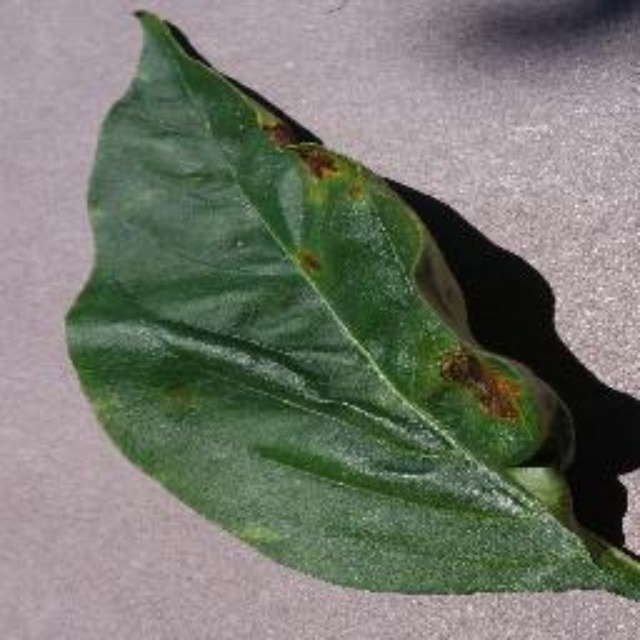
#> input picture data/test/images/Pepper__bell___Bacterial_spot_5640520e-087c-41ae-b462-c30d8aa51aab___JR_B.Spot 8914.jpg, 640 x 640 px
$ python -i data_augmentation.py   (imports and definitions only)
#> lines starting #> are read from the running program, lines starting #| are printed output that depends on the picture
"""
식물 질병 판별을 위한 데이터 전처리 및 증강 파이프라인
"""

import cv2
import numpy as np
import albumentations as A
from albumentations.pytorch import ToTensorV2
import matplotlib.pyplot as plt
from pathlib import Path
import json
import random
from typing import List, Tuple, Dict, Any
import os


class PlantDiseaseAugmentation:
    """식물 질병 데이터 증강 클래스"""

    def __init__(self, img_size=640):
        self.img_size = img_size
        self.setup_transforms()

    # [323 lines left out: functions setup_transforms, apply_transform, create_mosaic, mixup, cutmix, _is_bbox_in_cut_region and 2 more, not called in this run]


class DataPreprocessor:
    """데이터 전처리 클래스"""

    def __init__(self, img_size=640):
        self.img_size = img_size

    # [6 lines left out: function resize_image, not called in this run]

    def normalize_image(self, image):
        """이미지 정규화"""
        return image.astype(np.float32) / 255.0

    def denormalize_image(self, image):
        """정규화 해제"""
        return (image * 255).astype(np.uint8)

    def adjust_brightness_contrast(self, image, brightness=0, contrast=1.0):
        """밝기 및 대비 조정"""
        return cv2.convertScaleAbs(image, alpha=contrast, beta=brightness)

    def apply_clahe(self, image, clip_limit=2.0, tile_grid_size=(8, 8)):
        """CLAHE (Contrast Limited Adaptive Histogram Equalization) 적용"""
#> called with clip_limit = 2, tile_grid_size = (8, 8)
        lab = cv2.cvtColor(image, cv2.COLOR_RGB2LAB)
#> lab: shape (640, 640, 3); mean of channels 0, 1, 2 124.4, 124.1, 133.9
        l, a, b = cv2.split(lab)
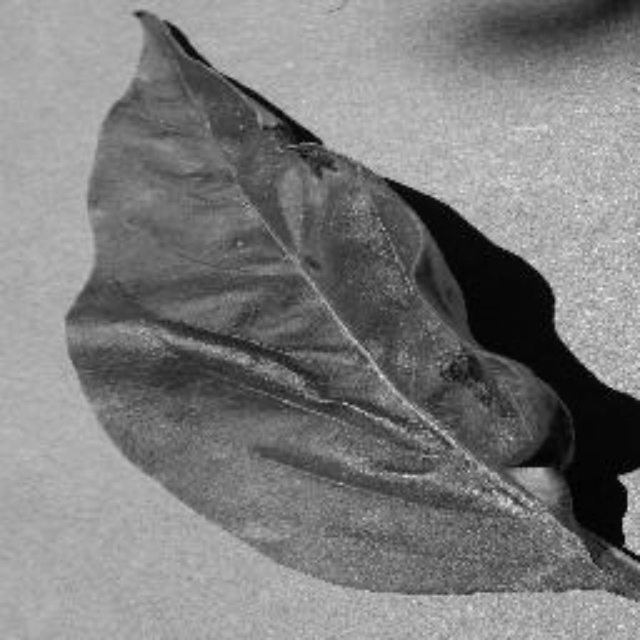
#> l: shape (640, 640); min 0, max 241, mean 124.4
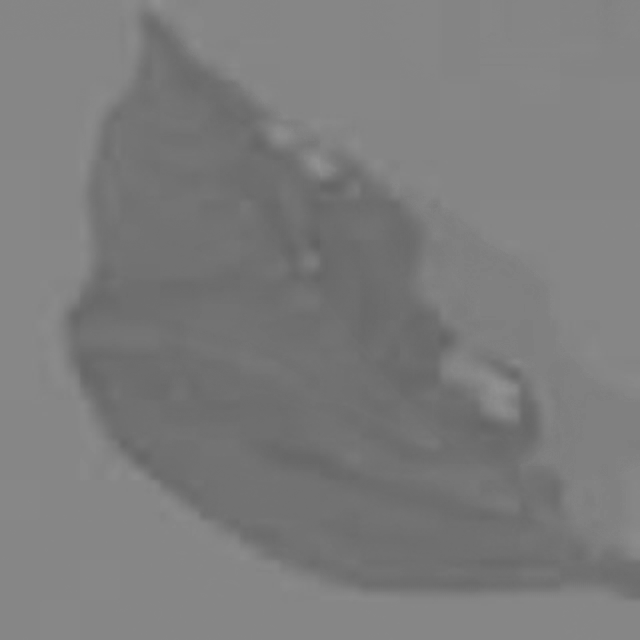
#> a: shape (640, 640); min 98, max 146, mean 124.1
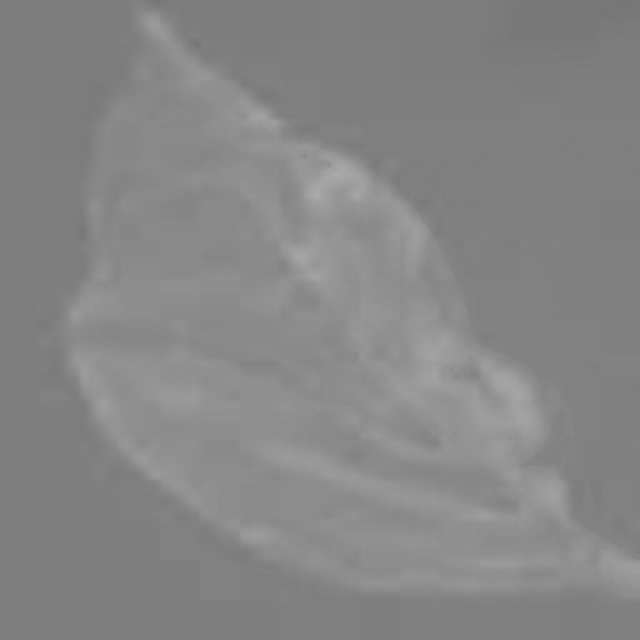
#> b: shape (640, 640); min 118, max 170, mean 133.9

        clahe = cv2.createCLAHE(clipLimit=clip_limit, tileGridSize=tile_grid_size)
        l = clahe.apply(l)
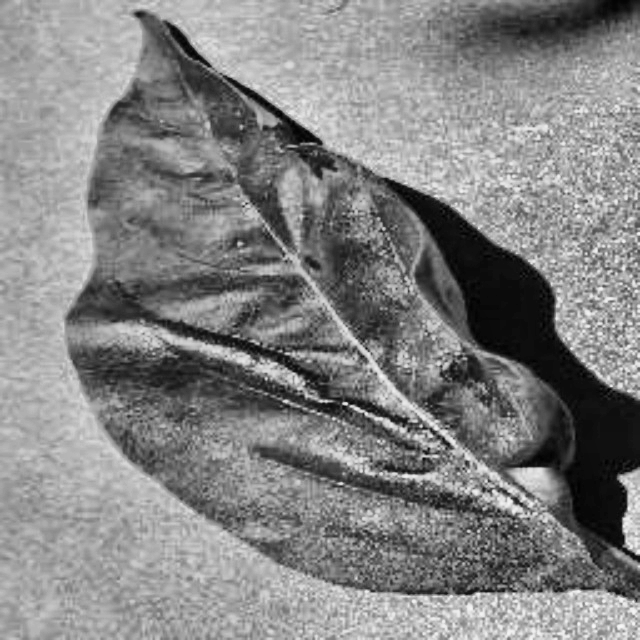
#> l: shape (640, 640); min 1, max 248, mean 131.8

        lab = cv2.merge([l, a, b])
#> lab: shape (640, 640, 3); mean of channels 0, 1, 2 131.8, 124.1, 133.9
        return cv2.cvtColor(lab, cv2.COLOR_LAB2RGB)
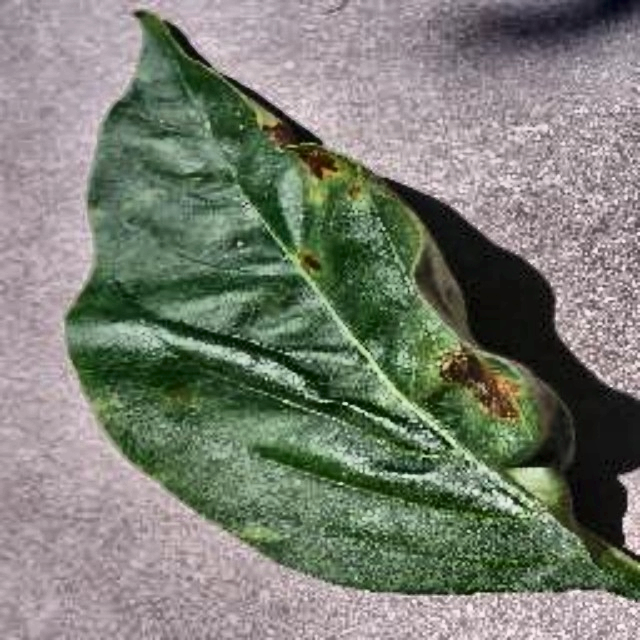
#> returned value: shape (640, 640, 3); mean R, G, B 122.2, 126.6, 115.5

    # [44 lines left out: functions remove_background, create_augmentation_pipeline, not called in this run]


# [22 lines not run here, left out]

>>> import cv2
>>> picture = cv2.cvtColor(cv2.imread('data/test/images/Pepper__bell___Bacterial_spot_5640520e-087c-41ae-b462-c30d8aa51aab___JR_B.Spot 8914.jpg'), cv2.COLOR_BGR2RGB)
>>> result = DataPreprocessor().apply_clahe(picture)

$ run again, on data/test/images/Pepper__bell___Bacterial_spot_a9770664-3c9c-46ed-808d-5aa7a87a5c1b___NREC_B.Spot 9065.jpg
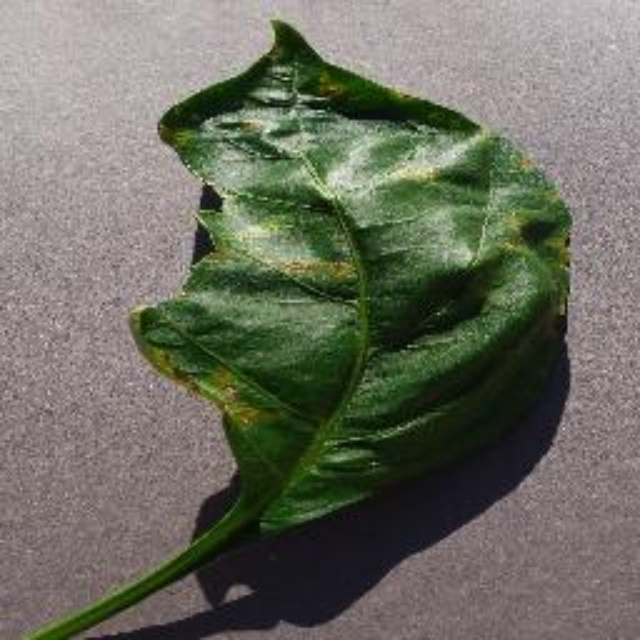
#> input picture data/test/images/Pepper__bell___Bacterial_spot_a9770664-3c9c-46ed-808d-5aa7a87a5c1b___NREC_B.Spot 9065.jpg, 640 x 640 px
#> in apply_clahe, `l, a, b = cv2.split(lab)`:
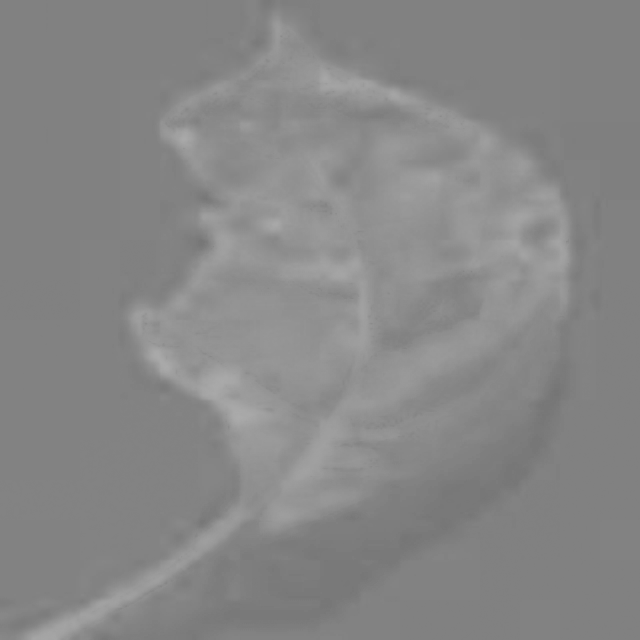
#> b: shape (640, 640); min 117, max 171, mean 134.9
#> in apply_clahe, `return cv2.cvtColor(lab, cv2.COLOR_LAB2RGB)`:
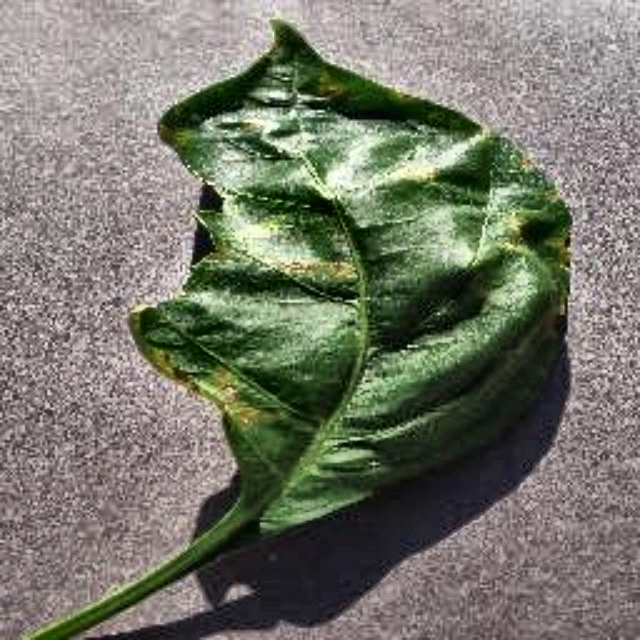
#> returned value: shape (640, 640, 3); mean R, G, B 117.3, 118.7, 106.1

$ run again, on data/test/images/Pepper__bell___Bacterial_spot_b9e58d0f-1b01-43b0-8c50-154b12f5a5f1___JR_B.Spot 8983.jpg
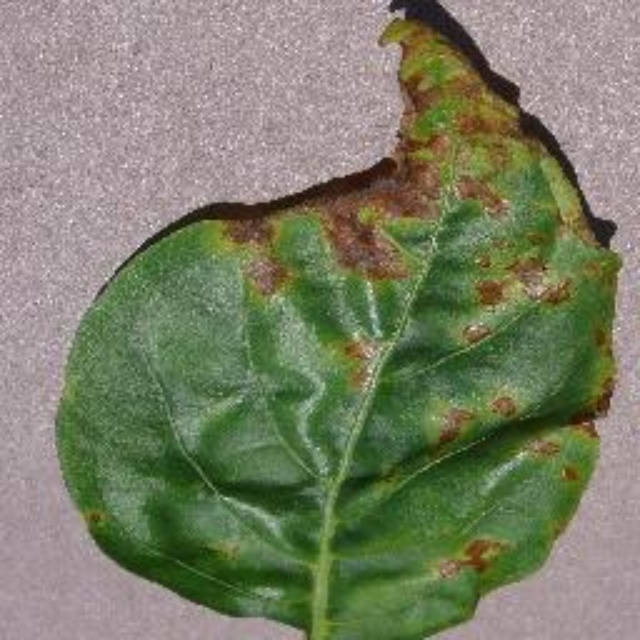
#> input picture data/test/images/Pepper__bell___Bacterial_spot_b9e58d0f-1b01-43b0-8c50-154b12f5a5f1___JR_B.Spot 8983.jpg, 640 x 640 px
#> in apply_clahe, `l = clahe.apply(l)`:
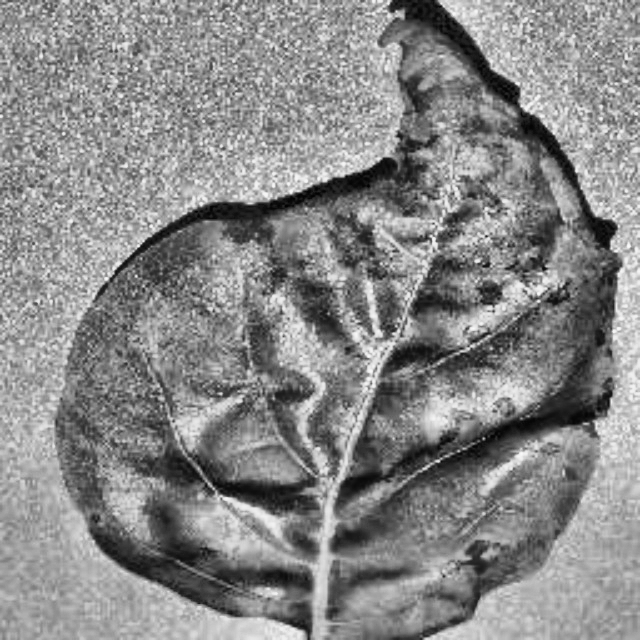
#> l: shape (640, 640); min 2, max 250, mean 136.3
#> in apply_clahe, `return cv2.cvtColor(lab, cv2.COLOR_LAB2RGB)`:
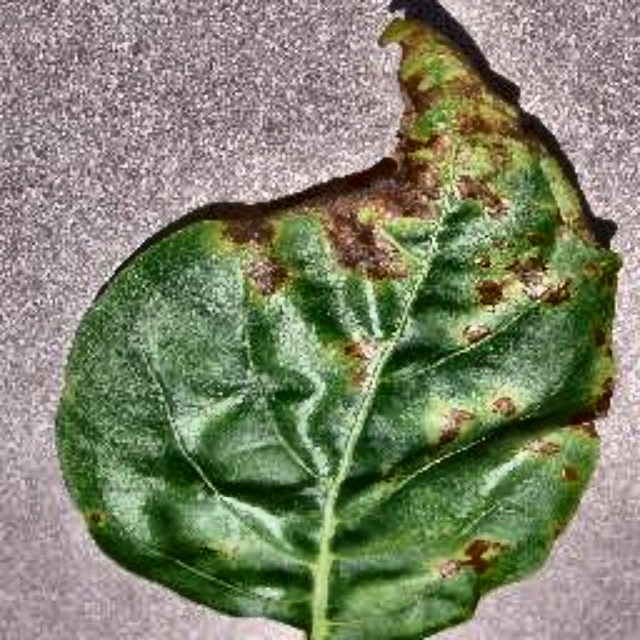
#> returned value: shape (640, 640, 3); mean R, G, B 126.2, 131.4, 106.9

$ run again, on data/test/images/Pepper__bell___healthy_54bd49ca-07c6-445c-80a7-bc752e945cef___JR_HL 8791.jpg
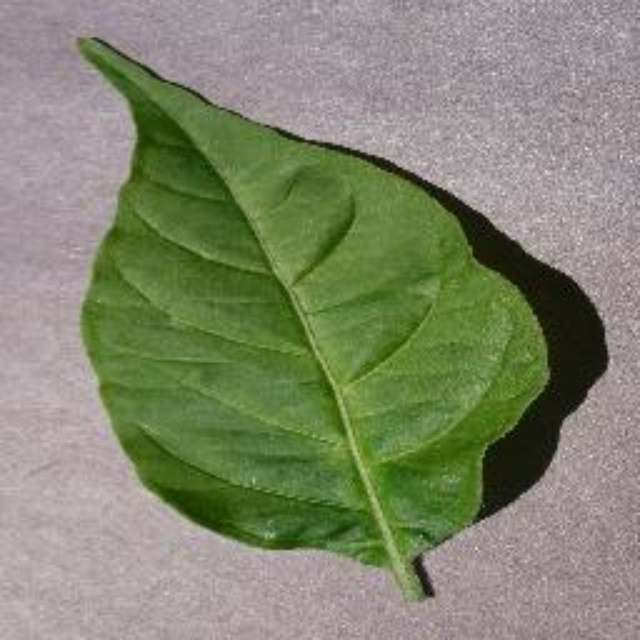
#> input picture data/test/images/Pepper__bell___healthy_54bd49ca-07c6-445c-80a7-bc752e945cef___JR_HL 8791.jpg, 640 x 640 px
#> in apply_clahe, `l, a, b = cv2.split(lab)`:
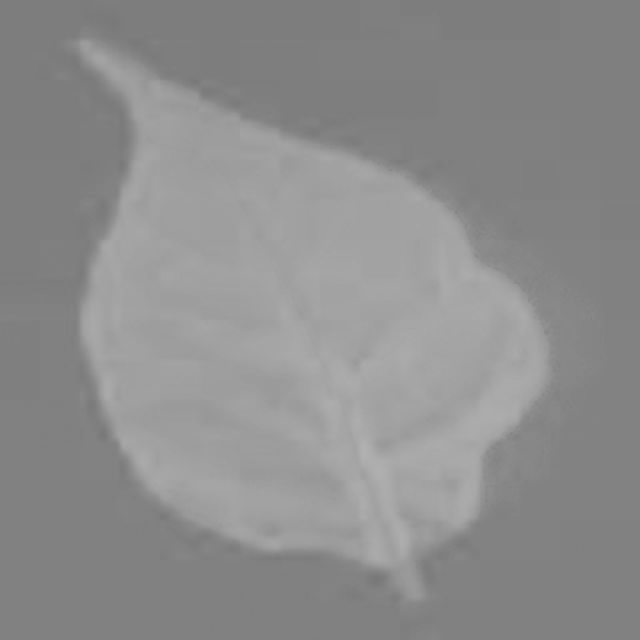
#> b: shape (640, 640); min 120, max 177, mean 141
#> in apply_clahe, `return cv2.cvtColor(lab, cv2.COLOR_LAB2RGB)`:
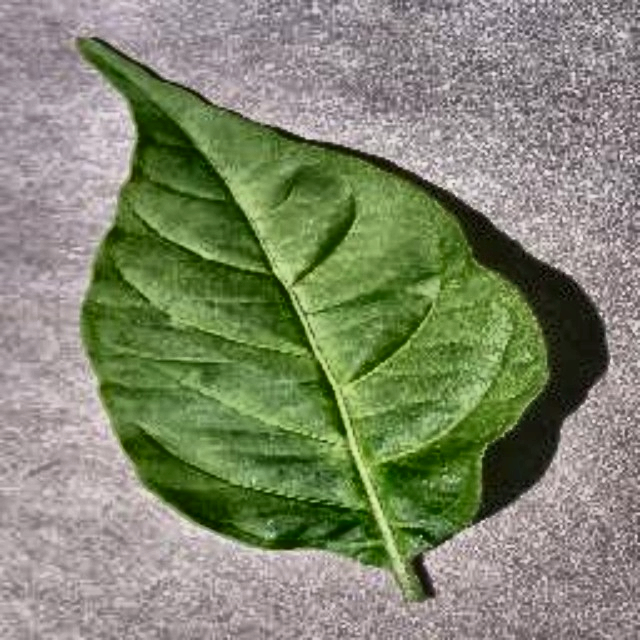
#> returned value: shape (640, 640, 3); mean R, G, B 128.7, 135.4, 110.3
